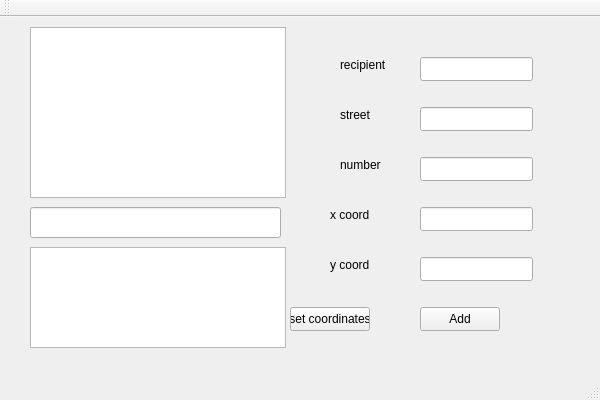
<?xml version="1.0" encoding="UTF-8"?>
<ui version="4.0">
 <class>CompanyGuiClass</class>
 <widget class="QMainWindow" name="CompanyGuiClass">
  <property name="geometry">
   <rect>
    <x>0</x>
    <y>0</y>
    <width>600</width>
    <height>400</height>
   </rect>
  </property>
  <property name="windowTitle">
   <string>CompanyGui</string>
  </property>
  <widget class="QWidget" name="centralWidget">
   <widget class="QListWidget" name="listWidget">
    <property name="geometry">
     <rect>
      <x>30</x>
      <y>10</y>
      <width>256</width>
      <height>171</height>
     </rect>
    </property>
   </widget>
   <widget class="QLabel" name="label">
    <property name="geometry">
     <rect>
      <x>340</x>
      <y>40</y>
      <width>49</width>
      <height>16</height>
     </rect>
    </property>
    <property name="text">
     <string>recipient</string>
    </property>
   </widget>
   <widget class="QLabel" name="label_2">
    <property name="geometry">
     <rect>
      <x>340</x>
      <y>90</y>
      <width>49</width>
      <height>16</height>
     </rect>
    </property>
    <property name="text">
     <string>street</string>
    </property>
   </widget>
   <widget class="QLabel" name="label_3">
    <property name="geometry">
     <rect>
      <x>340</x>
      <y>140</y>
      <width>49</width>
      <height>16</height>
     </rect>
    </property>
    <property name="text">
     <string>number</string>
    </property>
   </widget>
   <widget class="QLabel" name="label_4">
    <property name="geometry">
     <rect>
      <x>330</x>
      <y>190</y>
      <width>71</width>
      <height>16</height>
     </rect>
    </property>
    <property name="text">
     <string>x coord</string>
    </property>
   </widget>
   <widget class="QLabel" name="label_5">
    <property name="geometry">
     <rect>
      <x>330</x>
      <y>240</y>
      <width>49</width>
      <height>16</height>
     </rect>
    </property>
    <property name="text">
     <string>y coord</string>
    </property>
   </widget>
   <widget class="QLineEdit" name="reciplineEdit">
    <property name="geometry">
     <rect>
      <x>420</x>
      <y>40</y>
      <width>113</width>
      <height>24</height>
     </rect>
    </property>
   </widget>
   <widget class="QLineEdit" name="strretlineEdit">
    <property name="geometry">
     <rect>
      <x>420</x>
      <y>90</y>
      <width>113</width>
      <height>24</height>
     </rect>
    </property>
   </widget>
   <widget class="QLineEdit" name="NrlineEdit">
    <property name="geometry">
     <rect>
      <x>420</x>
      <y>140</y>
      <width>113</width>
      <height>24</height>
     </rect>
    </property>
   </widget>
   <widget class="QLineEdit" name="XlineEdit">
    <property name="geometry">
     <rect>
      <x>420</x>
      <y>190</y>
      <width>113</width>
      <height>24</height>
     </rect>
    </property>
   </widget>
   <widget class="QLineEdit" name="YlineEdit">
    <property name="geometry">
     <rect>
      <x>420</x>
      <y>240</y>
      <width>113</width>
      <height>24</height>
     </rect>
    </property>
   </widget>
   <widget class="QPushButton" name="addPushButton">
    <property name="geometry">
     <rect>
      <x>420</x>
      <y>290</y>
      <width>80</width>
      <height>24</height>
     </rect>
    </property>
    <property name="text">
     <string>Add</string>
    </property>
   </widget>
   <widget class="QLineEdit" name="infoLineEditp">
    <property name="geometry">
     <rect>
      <x>30</x>
      <y>190</y>
      <width>251</width>
      <height>31</height>
     </rect>
    </property>
   </widget>
   <widget class="QPushButton" name="setCoordinatesButton">
    <property name="geometry">
     <rect>
      <x>290</x>
      <y>290</y>
      <width>80</width>
      <height>24</height>
     </rect>
    </property>
    <property name="text">
     <string>set coordinates</string>
    </property>
   </widget>
   <widget class="QListWidget" name="participantsList">
    <property name="geometry">
     <rect>
      <x>30</x>
      <y>230</y>
      <width>256</width>
      <height>101</height>
     </rect>
    </property>
   </widget>
  </widget>
  <widget class="QMenuBar" name="menuBar">
   <property name="geometry">
    <rect>
     <x>0</x>
     <y>0</y>
     <width>600</width>
     <height>21</height>
    </rect>
   </property>
  </widget>
  <widget class="QToolBar" name="mainToolBar">
   <attribute name="toolBarArea">
    <enum>TopToolBarArea</enum>
   </attribute>
   <attribute name="toolBarBreak">
    <bool>false</bool>
   </attribute>
  </widget>
  <widget class="QStatusBar" name="statusBar"/>
 </widget>
 <layoutdefault spacing="6" margin="11"/>
 <resources/>
 <connections/>
</ui>
